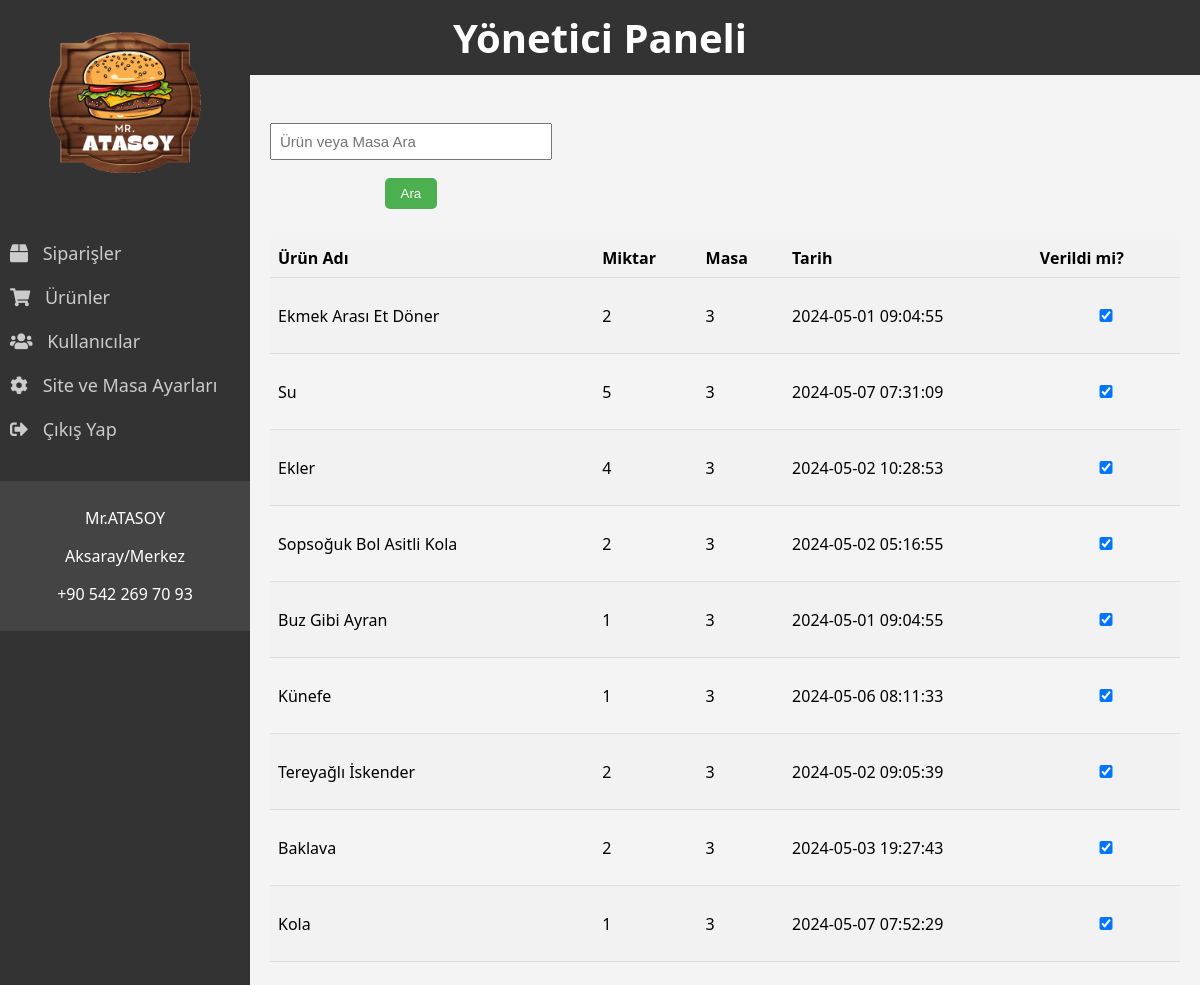
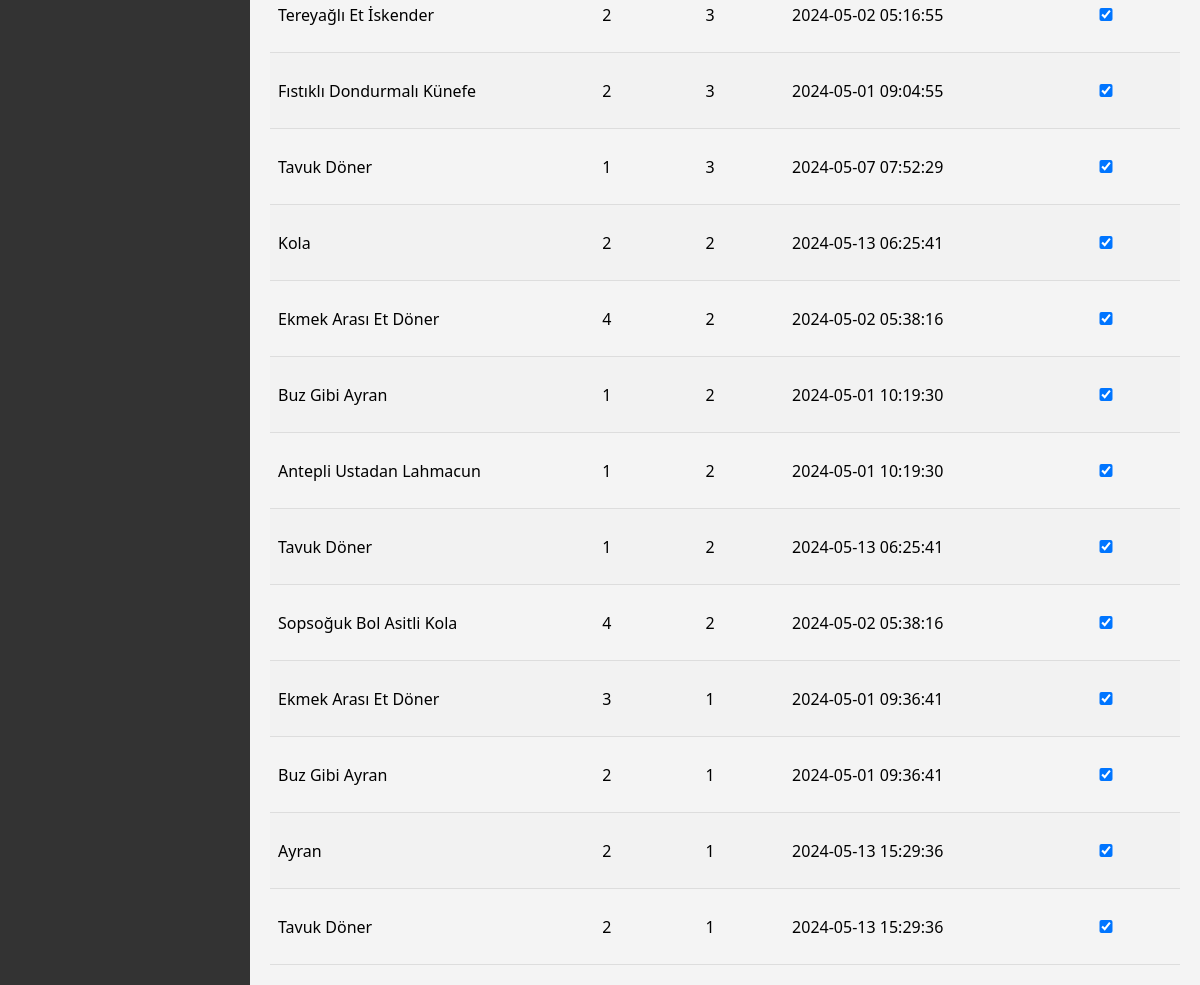
The page /page/admin_panel.php?order_by=masa (signed in) on the database its author committed (2 pictures, top to bottom).
### tables this page shows
CREATE TABLE `siparisler` (
  `id` int NOT NULL,
  `urun_adi` varchar(255) NOT NULL,
  `miktar` int NOT NULL,
  `tarih` timestamp NULL DEFAULT CURRENT_TIMESTAMP,
  `masa` varchar(45) DEFAULT NULL,
  `verildi_mi` tinyint(1) NOT NULL DEFAULT '0'
);

### page/admin_panel.php (the view, shortened to what this page needs)
<?php
include 'db_connection.php';
$order_by = isset($_GET['order_by']) ? $_GET['order_by'] : 'tarih';
$search = isset($_GET['search']) ? $_GET['search'] : '';
$sql = "SELECT s.id, s.urun_adi, SUM(s.miktar) as toplam_miktar, s.masa, s.tarih, MAX(s.verildi_mi) as verildi_mi
FROM siparisler s
INNER JOIN (
    SELECT masa, urun_adi, MAX(tarih) as max_tarih
    FROM siparisler
    WHERE urun_adi LIKE '%$search%' OR masa LIKE '%$search%'
    GROUP BY masa, urun_adi
) m ON s.masa = m.masa AND s.urun_adi = m.urun_adi AND s.tarih = m.max_tarih
GROUP BY s.id, s.urun_adi, s.masa, s.tarih
ORDER BY $order_by DESC
";
$result = $conn->query($sql);
?>
<!DOCTYPE html>
<html lang="en">
<head>
    <link rel="stylesheet" href="https://cdnjs.cloudflare.com/ajax/libs/font-awesome/5.15.4/css/all.min.css"
 />
</head>
<body>
    <div class="header">
        <h1>Yönetici Paneli</h1>
    </div>
    <div class="sidebar">
        <center>
            <img src="..\img\ATASOY.png" alt="" width="200">
        </center>
        <a href="#" data-target="productsContent"><i class="fas fa-box"></i> Siparişler</a>
        <a href="#" data-target="ordersContent"><i class="fas fa-shopping-cart"></i> Ürünler</a>
        <a href="#" data-target="usersContent"><i class="fas fa-users"></i> Kullanıcılar</a>
        <a href="#" data-target="settingsContent"><i class="fas fa-cog"></i> Site ve Masa Ayarları</a>
        <a href="#" id="logoutBtn"><i class="fas fa-sign-out-alt"></i> Çıkış Yap</a>
        <div class="company-info">
            <p>Mr.ATASOY</p>
            <p>Aksaray/Merkez</p>
            <p>+90 542 269 70 93</p>
        </div>
    </div>
    <div class="content">
        <div id="productsContent" style="display:none;">
            <div class="cont">
                <form method="GET">
                    <input type="text" name="search" placeholder="Ürün veya Masa Ara" value="<?php echo $search; ?>">
                    <button type="submit">Ara</button>
                </form>
            </div>
            <table>
                <tr>
                    <th onclick="window.location.href='?order_by=urun_adi'">Ürün Adı</th>
                    <th onclick="window.location.href='?order_by=toplam_miktar'">Miktar</th>
                    <th onclick="window.location.href='?order_by=masa'">Masa</th>
                    <th onclick="window.location.href='?order_by=tarih'">Tarih</th>
                    <th>Verildi mi?</th>
                </tr>
                <?php
                if ($result->num_rows > 0) {
                    while ($row = $result->fetch_assoc()) {
                        echo "<tr>";
                        echo "<td>" . $row["urun_adi"] . "</td>";
                        echo "<td>" . $row["toplam_miktar"] . "</td>";
                        echo "<td>" . $row["masa"] . "</td>";
                        echo "<td>" . $row["tarih"] . "</td>";
                        echo "<td>";
                        echo "<form method='POST'>";
                        echo "<input type='checkbox' name='verildi_mi' value='1' " . ($row["verildi_mi"] ? "checked" : "") . " onchange='this.form.submit()'>";
                        echo "</form>";
                        echo "</td>";
                        echo "</tr>";
                    }
                } else {
                    echo "<tr><td colspan='5'>Henüz sipariş yok.</td></tr>";
                }
                ?>
            </table>
        </div>
    </div>
</body>
</html>

### page/admin_panel.php (style rules this page uses)
body { font-family: 'Segoe UI', Tahoma, Geneva, Verdana, sans-serif; margin: 0; padding: 0; background-color: #f4f4f4; }
.sidebar { height: 100%; width: 250px; position: fixed; top: 0; left: 0; background-color: #333; overflow-y: auto; padding-top: 20px; }
.sidebar img { margin-top: 10px; margin-bottom: 50px; }
.sidebar a { padding: 10px; text-decoration: none; font-size: 18px; color: #ccc; display: block; transition: all 0.3s ease; }
.sidebar a i { margin-right: 10px; }
.content { margin-left: 250px; padding: 20px; }
.header { background-color: #333; color: #fff; padding: 10px 20px; text-align: center; }
.header h1 { margin: 0; font-size: 40px; }
.company-info { padding: 10px; background-color: #444; color: #fff; text-align: center; margin-top: 30px; }
table { width: 100%; border-collapse: collapse; }
th, td { padding: 12px 15px; text-align: left; border-bottom: 1px solid #ddd; }
th { background-color: #f2f2f2; cursor: pointer; }
tr:nth-child(even) { background-color: #f2f2f2; }
input[type=text] { width: calc(100% - 20px); padding: 8px; margin: 8px 0; box-sizing: border-box; }
button { padding: 8px 16px; background-color: #4CAF50; color: white; border: none; cursor: pointer; border-radius: 5px; margin: 10px 5px; }
.cont { display: flex; justify-content: space-between; }
form { display: flex; margin-bottom: 20px; align-items: center; justify-content: space-evenly; flex-wrap: wrap; }
input { width: 50%; font-size: 15px; }
table th, table td { padding: 8px; text-align: left; border-bottom: 1px solid #ddd; }
form { margin-top: 20px; }
form input[type="text"], form input[type="number"], form select { width: 100%; padding: 8px; box-sizing: border-box; }

### rows shown on the page
siparisler: urun_adi "Ekmek Arası Et Döner", toplam_miktar "2", masa "3", tarih "2024-05-01 09:04:55"
siparisler: urun_adi "Su", toplam_miktar "5", masa "3", tarih "2024-05-07 07:31:09"
siparisler: urun_adi "Ekler", toplam_miktar "4", masa "3", tarih "2024-05-02 10:28:53"
siparisler: urun_adi "Sopsoğuk Bol Asitli Kola", toplam_miktar "2", masa "3", tarih "2024-05-02 05:16:55"
siparisler: urun_adi "Buz Gibi Ayran", toplam_miktar "1", masa "3", tarih "2024-05-01 09:04:55"
siparisler: urun_adi "Künefe", toplam_miktar "1", masa "3", tarih "2024-05-06 08:11:33"
siparisler: urun_adi "Tereyağlı İskender", toplam_miktar "2", masa "3", tarih "2024-05-02 09:05:39"
siparisler: urun_adi "Baklava", toplam_miktar "2", masa "3", tarih "2024-05-03 19:27:43"
siparisler: urun_adi "Kola", toplam_miktar "1", masa "3", tarih "2024-05-07 07:52:29"
siparisler: urun_adi "Tereyağlı Et İskender", toplam_miktar "2", masa "3", tarih "2024-05-02 05:16:55"
siparisler: urun_adi "Fıstıklı Dondurmalı Künefe", toplam_miktar "2", masa "3", tarih "2024-05-01 09:04:55"
siparisler: urun_adi "Tavuk Döner", toplam_miktar "1", masa "3", tarih "2024-05-07 07:52:29"
siparisler: urun_adi "Kola", toplam_miktar "2", masa "2", tarih "2024-05-13 06:25:41"
siparisler: urun_adi "Ekmek Arası Et Döner", toplam_miktar "4", masa "2", tarih "2024-05-02 05:38:16"
siparisler: urun_adi "Buz Gibi Ayran", toplam_miktar "1", masa "2", tarih "2024-05-01 10:19:30"
siparisler: urun_adi "Antepli Ustadan Lahmacun", toplam_miktar "1", masa "2", tarih "2024-05-01 10:19:30"
siparisler: urun_adi "Tavuk Döner", toplam_miktar "1", masa "2", tarih "2024-05-13 06:25:41"
siparisler: urun_adi "Sopsoğuk Bol Asitli Kola", toplam_miktar "4", masa "2", tarih "2024-05-02 05:38:16"
siparisler: urun_adi "Ekmek Arası Et Döner", toplam_miktar "3", masa "1", tarih "2024-05-01 09:36:41"
siparisler: urun_adi "Buz Gibi Ayran", toplam_miktar "2", masa "1", tarih "2024-05-01 09:36:41"
siparisler: urun_adi "Ayran", toplam_miktar "2", masa "1", tarih "2024-05-13 15:29:36"
siparisler: urun_adi "Tavuk Döner", toplam_miktar "2", masa "1", tarih "2024-05-13 15:29:36"
